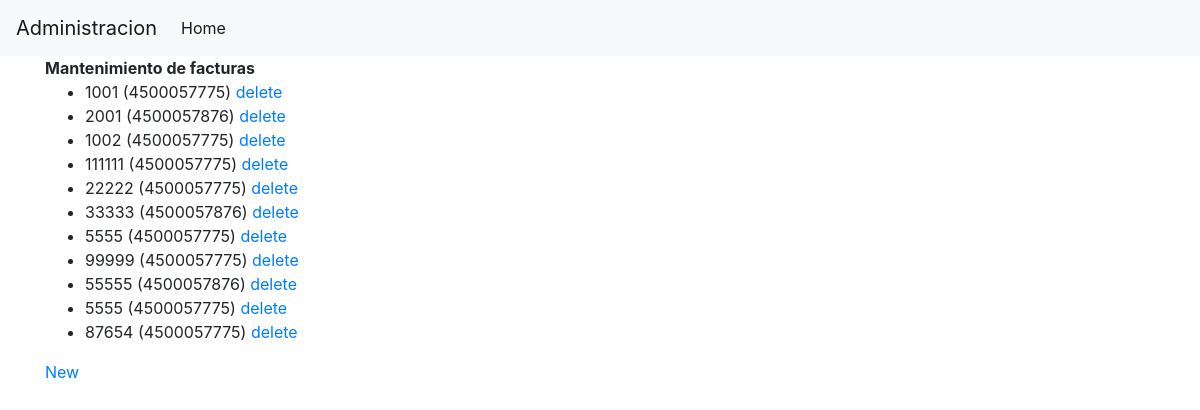
Page /administracion/ on the committed database.
### administracion/models.py (models this page shows, shortened)
class Invoice(models.Model):
    invoice_num = models.CharField('Ident. de Factura', max_length=20)
    order = models.ForeignKey(Order, on_delete=models.CASCADE)
    period = models.ForeignKey(Period, on_delete=models.CASCADE)

class Order(models.Model):
    order_num = models.CharField('Ident. de OC', max_length=20)
    osi = models.CharField('Ident. OC interno', max_length=6)
    provider = models.ForeignKey(Provider, on_delete=models.CASCADE)
    def __str__(self):
        return self.order_num

### administracion/views.py (the view)
def home(request, template_name='administracion/home.html'):
    invoices = Invoice.objects.all()
    ctx = {}
    ctx['invoices'] = invoices
    return render(request, template_name, ctx)

### administracion/templates/administracion/home.html
{% extends "administracion/base.html" %}
{% block content %}
<strong>Mantenimiento de facturas</strong>
<ul>
    {% for invoice in invoices %}
    <li>{{ invoice.invoice_num }}  ({{ invoice.order }})
	<a href="{% url 'administracion:invoice_delete' invoice.id %}">delete</a>
    </li>
    {% endfor %}
</ul>
<a href="{% url 'administracion:invoice_new' %}">New</a>
{% endblock %}

### administracion/templates/administracion/base.html (shortened to what this page needs)
{% load staticfiles %}
<!doctype html>
<html lang="en">
  <head>
    <link rel="stylesheet" href="https://stackpath.bootstrapcdn.com/bootstrap/4.3.0/css/bootstrap.min.css">
  </head>
  <body>
    <header>
    <nav class="navbar navbar-expand-lg navbar-light bg-light">
  <a class="navbar-brand" href="/">Administracion</a>
  <div class="collapse navbar-collapse" id="navbarSupportedContent">
    <ul class="navbar-nav mr-auto">
      <li class="nav-item active">
        <a class="nav-link" href="/">Home <span class="sr-only">(current)</span></a>
      </li>
  </div>
</nav>
    </header>
    <div class="container">
    {% block content %}{% endblock %}
    </div>
  </body>
</html>

### rows in the picture
Invoice: invoice_num "1001", order "4500057775"
Invoice: invoice_num "2001", order "4500057876"
Invoice: invoice_num "1002", order "4500057775"
Invoice: invoice_num "111111", order "4500057775"
Invoice: invoice_num "22222", order "4500057775"
Invoice: invoice_num "33333", order "4500057876"
Invoice: invoice_num "5555", order "4500057775"
Invoice: invoice_num "99999", order "4500057775"
Invoice: invoice_num "55555", order "4500057876"
Invoice: invoice_num "5555", order "4500057775"
Invoice: invoice_num "87654", order "4500057775"
